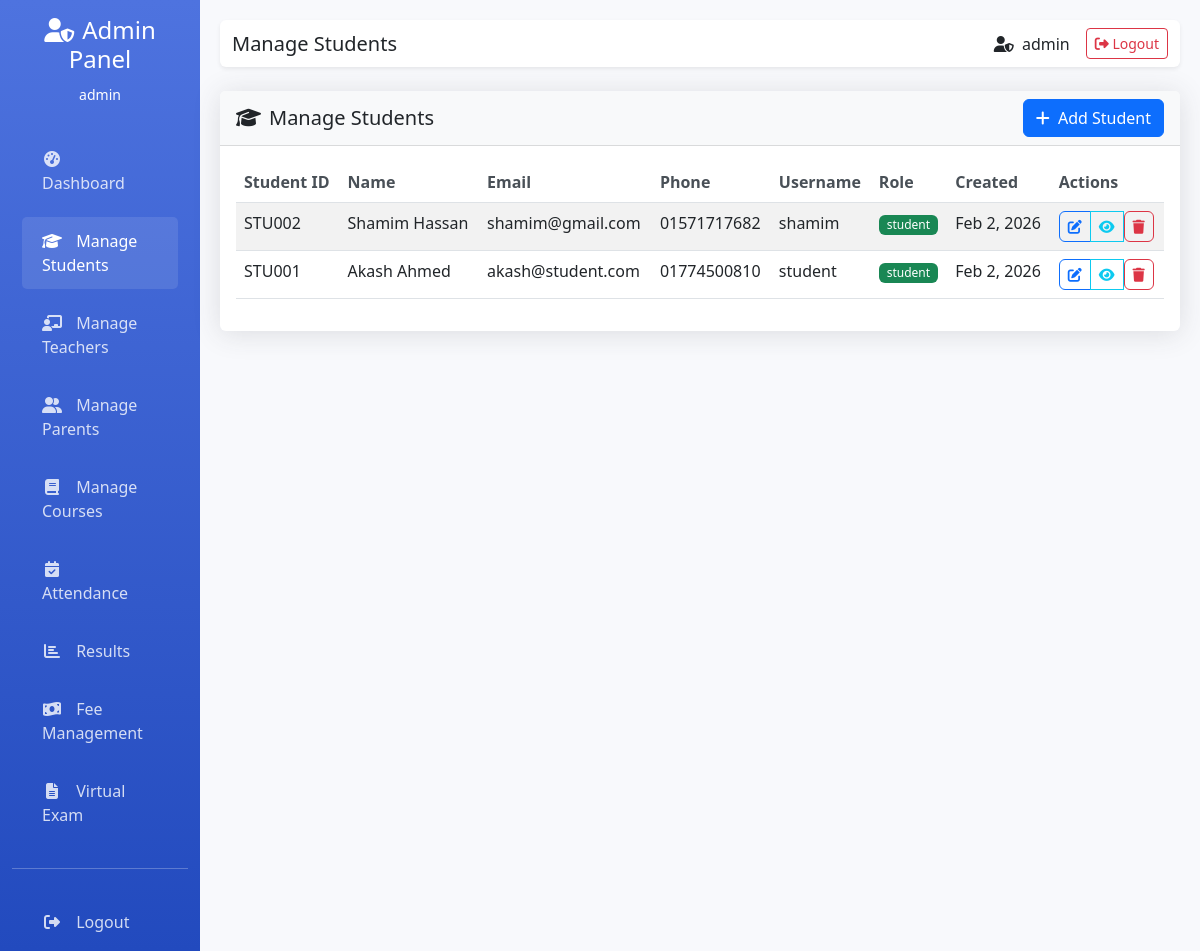
Page /admin/manage_students.php (signed in) on the committed database.
### tables this page shows
CREATE TABLE `students` (
  `id` int(11) NOT NULL,
  `student_id` varchar(20) NOT NULL,
  `first_name` varchar(50) NOT NULL,
  `last_name` varchar(50) NOT NULL,
  `email` varchar(100) NOT NULL,
  `phone` varchar(20) DEFAULT NULL,
  `address` text DEFAULT NULL,
  `date_of_birth` date DEFAULT NULL,
  `status` enum('active','inactive') NOT NULL DEFAULT 'active',
  `created_at` timestamp NOT NULL DEFAULT current_timestamp(),
  `updated_at` timestamp NOT NULL DEFAULT current_timestamp() ON UPDATE current_timestamp(),
  `parent_id` int(11) DEFAULT NULL,
  `advisor_id` int(11) DEFAULT NULL,
  `user_id` int(11) DEFAULT NULL
);

CREATE TABLE `users` (
  `id` int(11) NOT NULL,
  `username` varchar(50) NOT NULL,
  `password` varchar(255) NOT NULL,
  `role` enum('admin','student','teacher','parent') NOT NULL DEFAULT 'admin',
  `first_name` varchar(50) DEFAULT NULL,
  `last_name` varchar(50) DEFAULT NULL,
  `email` varchar(100) DEFAULT NULL,
  `phone` varchar(20) DEFAULT NULL,
  `student_id` int(11) DEFAULT NULL,
  `subject_id` int(11) DEFAULT NULL,
  `assigned_classes` text DEFAULT NULL,
  `profile_image` varchar(255) DEFAULT NULL,
  `last_login` timestamp NULL DEFAULT NULL,
  `is_active` tinyint(1) NOT NULL DEFAULT 1,
  `created_at` timestamp NOT NULL DEFAULT current_timestamp(),
  `updated_at` timestamp NOT NULL DEFAULT current_timestamp() ON UPDATE current_timestamp()
);

### admin/manage_students.php (the view, shortened to what this page needs)
<?php
$page_title = "Manage Students";
require_once '../includes/config.php';
$students_query = "SELECT s.*, u.username, u.role
                   FROM students s
                   LEFT JOIN users u ON s.id = u.student_id
                   ORDER BY s.created_at DESC";
$students = $conn->query($students_query);
?>
<!DOCTYPE html>
<html lang="en">
<head>
    <link href="https://cdn.jsdelivr.net/npm/bootstrap@5.3.0/dist/css/bootstrap.min.css" rel="stylesheet">
    <link rel="stylesheet" href="https://cdnjs.cloudflare.com/ajax/libs/font-awesome/6.4.0/css/all.min.css">
    <link href="../assets/css/style.css" rel="stylesheet">
</head>
<body>
    <div class="container-fluid">
        <div class="row">
            <nav class="col-md-3 col-lg-2 d-md-block sidebar collapse">
                <div class="position-sticky pt-3">
                    <div class="text-center mb-4">
                        <h4><i class="fas fa-user-shield me-2"></i>Admin Panel</h4>
                        <small><?php echo htmlspecialchars($_SESSION['user_username']); ?></small>
                    </div>
                    <ul class="nav flex-column">
                        <li class="nav-item">
                            <a class="nav-link" href="dashboard.php">
                                <i class="fas fa-tachometer-alt"></i> Dashboard
                            </a>
                        </li>
                        <li class="nav-item">
                            <a class="nav-link active" href="manage_students.php">
                                <i class="fas fa-graduation-cap"></i> Manage Students
                            </a>
                        </li>
                        <li class="nav-item">
                            <a class="nav-link" href="manage_teachers.php">
                                <i class="fas fa-chalkboard-teacher"></i> Manage Teachers
                            </a>
                        </li>
                        <li class="nav-item">
                            <a class="nav-link" href="manage_parents.php">
                                <i class="fas fa-user-friends"></i> Manage Parents
                            </a>
                        </li>
                        <li class="nav-item">
                            <a class="nav-link" href="manage_courses.php">
                                <i class="fas fa-book"></i> Manage Courses
                            </a>
                        </li>
                        <li class="nav-item">
                            <a class="nav-link" href="manage_attendance.php">
                                <i class="fas fa-calendar-check"></i> Attendance
                            </a>
                        </li>
                        <li class="nav-item">
                            <a class="nav-link" href="manage_results.php">
                                <i class="fas fa-chart-bar"></i> Results
                            </a>
                        </li>
                        <li class="nav-item">
                            <a class="nav-link" href="manage_fees.php">
                                <i class="fas fa-money-bill-wave"></i> Fee Management
                            </a>
                        </li>
                        <li class="nav-item">
                            <a class="nav-link" href="virtual_exam.php">
                                <i class="fas fa-file-alt"></i> Virtual Exam
                            </a>
                        </li>
                    </ul>
                    <hr class="my-4">
                    <ul class="nav flex-column">
                        <li class="nav-item">
                            <a class="nav-link" href="../logout.php">
                                <i class="fas fa-sign-out-alt"></i> Logout
                            </a>
                        </li>
                    </ul>
                </div>
            </nav>
            <main class="col-md-9 ms-sm-auto col-lg-10 main-content">
                <nav class="navbar navbar-expand-lg navbar-light bg-white shadow-sm rounded mb-4">
                    <div class="container-fluid">
                        <div class="d-flex align-items-center">
                            <h5 class="mb-0"><?php echo isset($page_title) ? $page_title : 'Page'; ?></h5>
                        </div>
                        <div class="d-flex align-items-center">
                            <span class="me-3">
                                <i class="fas fa-user-shield me-1"></i>
                                <?php echo htmlspecialchars($_SESSION['user_username']); ?>
                            </span>
                            <a href="../logout.php" class="btn btn-outline-danger btn-sm">
                                <i class="fas fa-sign-out-alt"></i> Logout
                            </a>
                        </div>
                    </div>
                </nav>
                <div class="row">
                    <div class="col-12">
                        <div class="card">
                            <div class="card-header d-flex justify-content-between align-items-center">
                                <h5 class="mb-0"><i class="fas fa-graduation-cap me-2"></i>Manage Students</h5>
                                <a href="add_student.php" class="btn btn-primary">
                                    <i class="fas fa-plus me-1"></i> Add Student
                                </a>
                            </div>
                            <div class="card-body">
                                <?php if ($students->num_rows > 0): ?>
                                    <div class="table-responsive">
                                        <table class="table table-striped table-hover">
                                            <thead>
                                                <tr>
                                                    <th>Student ID</th>
                                                    <th>Name</th>
                                                    <th>Email</th>
                                                    <th>Phone</th>
                                                    <th>Username</th>
                                                    <th>Role</th>
                                                    <th>Created</th>
                                                    <th>Actions</th>
                                                </tr>
                                            </thead>
                                            <tbody>
                                                <?php while($student = $students->fetch_assoc()): ?>
                                                <tr>
                                                    <td><?php echo htmlspecialchars($student['student_id']); ?></td>
                                                    <td><?php echo htmlspecialchars($student['first_name'] . ' ' . $student['last_name']); ?></td>
                                                    <td><?php echo htmlspecialchars($student['email']); ?></td>
                                                    <td><?php echo htmlspecialchars($student['phone']); ?></td>
                                                    <td><?php echo htmlspecialchars($student['username'] ?? 'N/A'); ?></td>
                                                    <td>
                                                        <span class="badge bg-<?php echo $student['role'] === 'student' ? 'success' : 'secondary'; ?>">
                                                            <?php echo htmlspecialchars($student['role'] ?? 'N/A'); ?>
                                                        </span>
                                                    </td>
                                                    <td><?php echo date('M j, Y', strtotime($student['created_at'])); ?></td>
                                                    <td>
                                                        <div class="btn-group" role="group">
                                                            <a href="edit_student.php?id=<?php echo $student['id']; ?>" class="btn btn-sm btn-outline-primary" title="Edit">
                                                                <i class="fas fa-edit"></i>
                                                            </a>
                                                            <a href="view_student.php?id=<?php echo $student['id']; ?>" class="btn btn-sm btn-outline-info" title="View">
                                                                <i class="fas fa-eye"></i>
                                                            </a>
                                                            <form method="POST" style="display:inline;" onsubmit="return confirm('Are you sure you want to delete this student?')">
                                                                <button type="submit" class="btn btn-sm btn-outline-danger" title="Delete">
                                                                    <i class="fas fa-trash"></i>
                                                                </button>
                                                            </form>
                                                        </div>
                                                    </td>
                                                </tr>
                                                <?php endwhile; ?>
                                            </tbody>
                                        </table>
                                    </div>
                                <?php endif; ?>
                            </div>
                        </div>
                    </div>
                </div>
            </main>
        </div>
    </div>
</body>
</html>

### assets/css/style.css (style rules this page uses)
body { background-color: #f8f9fa; }
.card { box-shadow: 0 0.125rem 0.25rem rgba(0, 0, 0, 0.075); border: 1px solid rgba(0, 0, 0, 0.125); margin-bottom: 1.5rem; }
.card-header { background-color: #f8f9fa; border-bottom: 1px solid rgba(0, 0, 0, 0.125); font-weight: 600; }
.nav-link { font-weight: 500; }
.table th { font-weight: 600; color: #495057; border-top: none; }
.btn { font-weight: 500; }
.btn-group .btn { border-radius: 0.375rem; }
.badge { font-weight: 500; }

### admin/manage_students.php (style rules this page uses)
body { background-color: #f8f9fc; }
.sidebar { background: linear-gradient(180deg, #4e73df 0%, #224abe 100%); color: white; min-height: 100vh; }
.sidebar .nav-link { color: rgba(255,255,255,0.8); padding: 12px 20px; border-radius: 5px; margin: 5px 10px; transition: all 0.3s; }
.sidebar .nav-link:hover, .sidebar .nav-link.active { color: white; background-color: rgba(255,255,255,0.1); }
.sidebar .nav-link i { margin-right: 10px; width: 20px; text-align: center; }
.main-content { padding: 20px; }
.card { border: none; box-shadow: 0 0.15rem 1.75rem 0 rgba(58, 59, 69, 0.15); margin-bottom: 20px; }

### rows in the picture
students: student "STU002", first_name+last_name "Shamim Hassan", email "shamim@gmail.com", phone "01571717682", users.username "shamim", users.role "student", created_at "Feb 2, 2026"
students: student "STU001", first_name+last_name "Akash Ahmed", email "akash@student.com", phone "01774500810", users.username "student", users.role "student", created_at "Feb 2, 2026"

### other values in the picture
$_SESSION['user_username'] "admin"
$page_title "Manage Students"
